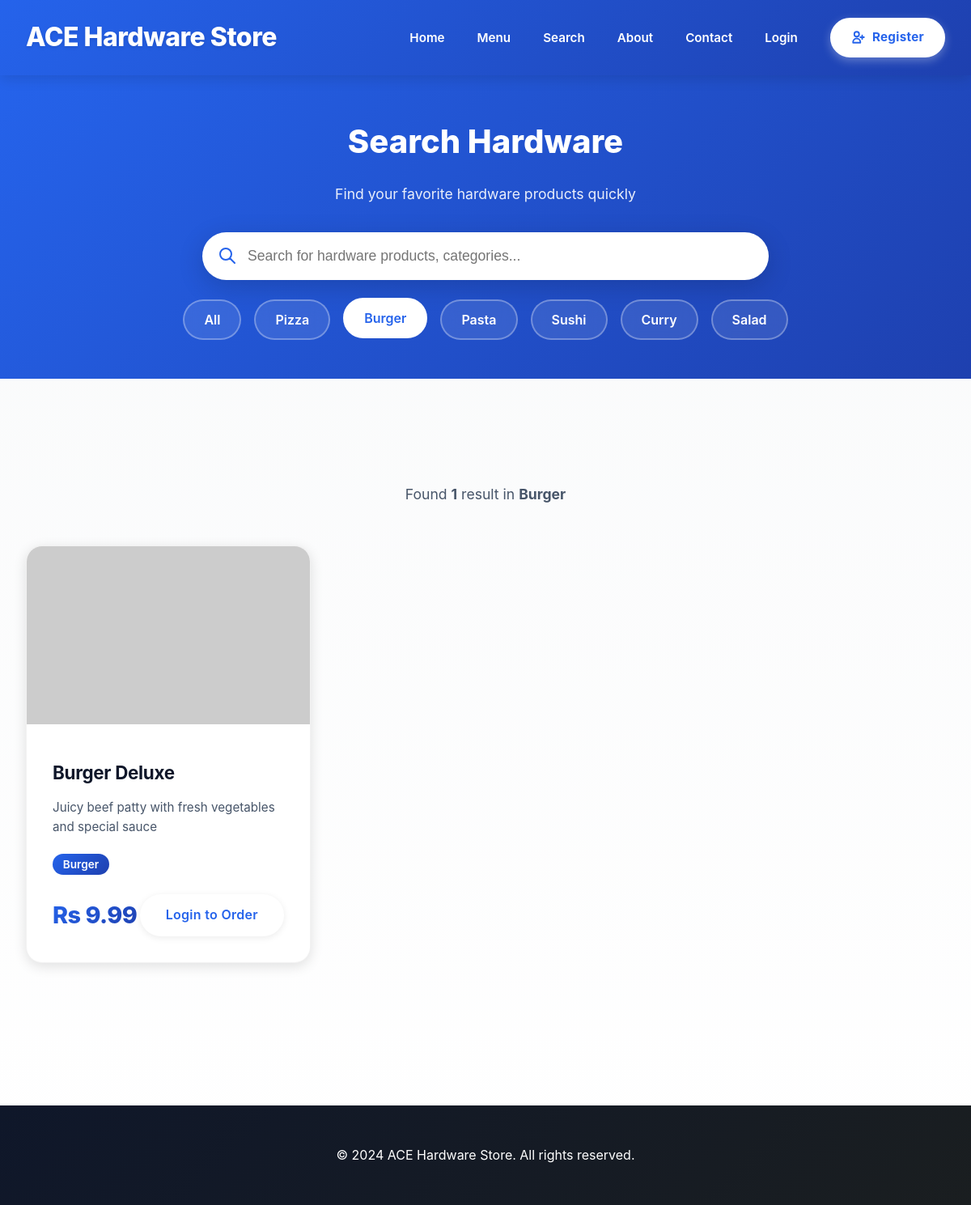
/search.php?category=Burger, run on the app's committed database.
### tables this page shows
CREATE TABLE IF NOT EXISTS products (
    id INT AUTO_INCREMENT PRIMARY KEY,
    name VARCHAR(100) NOT NULL,
    description TEXT,
    price DECIMAL(10,2) NOT NULL,
    image VARCHAR(255),
    category VARCHAR(50),
    status ENUM('active', 'inactive') DEFAULT 'active',
    created_at TIMESTAMP DEFAULT CURRENT_TIMESTAMP
);

### config/session.php (called while the page is built, shortened)
<?php
function isLoggedIn() {
    return isset($_SESSION['user_id']);
}
?>

### search.php (the view, shortened to what this page needs)
<?php
require_once 'config/session.php';
$conn = getDBConnection();
$search_query = isset($_GET['q']) ? trim($_GET['q']) : '';
$category_filter = isset($_GET['category']) ? $_GET['category'] : '';
$where = "WHERE status = 'active'";
$params = [];
if ($category_filter) {
    $where .= " AND category = ?";
    $params[] = $category_filter;
}
$products_query = "SELECT * FROM products $where ORDER BY name";
if (!empty($params)) {
    $stmt = $conn->prepare($products_query);
    $types = str_repeat('s', count($params));
    $stmt->bind_param($types, ...$params);
    $stmt->execute();
    $products_result = $stmt->get_result();
} else {
    $products_result = $conn->query($products_query);
}
$categories_query = "SELECT DISTINCT category FROM products WHERE status = 'active'";
$categories_result = $conn->query($categories_query);
$total_results = $products_result->num_rows;
?>
<!DOCTYPE html>
<html lang="en">
<head>
    <link rel="stylesheet" href="assets/css/style.css">
</head>
<body>
    <header>
        <nav>
            <a href="index.php" class="logo">ACE Hardware Store</a>
            <ul class="nav-links">
                <li><a href="index.php">Home</a></li>
                <li><a href="menu.php">Menu</a></li>
                <li><a href="search.php">Search</a></li>
                <li><a href="about.php">About</a></li>
                <li><a href="contact.php">Contact</a></li>
                <?php if (isLoggedIn()): ?>
                    <li><a href="cart.php">Cart</a></li>
                    <li><a href="wishlist.php">Wishlist</a></li>
                    <li><a href="orders.php">Orders</a></li>
                    <li><a href="profile.php">Profile</a></li>
                    <li><a href="logout.php">Logout</a></li>
                <?php else: ?>
                    <li><a href="customer_login.php">Login</a></li>
                    <li><a href="customer_register.php" class="btn btn-register" style="display: inline-flex; align-items: center; gap: 0.5rem;">
                        <svg width="18" height="18" fill="none" stroke="currentColor" viewBox="0 0 24 24" stroke-width="2.5">
                            <path stroke-linecap="round" stroke-linejoin="round" d="M18 9v3m0 0v3m0-3h3m-3 0h-3m-2-5a4 4 0 11-8 0 4 4 0 018 0zM3 20a6 6 0 0112 0v1H3v-1z"/>
                        </svg>
                        Register
                    </a></li>
                <?php endif; ?>
            </ul>
        </nav>
    </header>
    <div class="search-header">
        <h1 style="font-size: 2.5rem; margin-bottom: 1rem; font-weight: 800;">Search Hardware</h1>
        <p style="font-size: 1.1rem; opacity: 0.9; margin-bottom: 2rem;">Find your favorite hardware products quickly</p>
        <form method="GET" action="search.php" class="search-box">
            <svg class="search-icon" fill="none" stroke="currentColor" viewBox="0 0 24 24">
                <path stroke-linecap="round" stroke-linejoin="round" stroke-width="2" d="M21 21l-6-6m2-5a7 7 0 11-14 0 7 7 0 0114 0z"/>
            </svg>
            <input type="text"
                   name="q"
                   class="search-input"
                   placeholder="Search for hardware products, categories..."
                   value="<?php echo htmlspecialchars($search_query); ?>"
                   autofocus>
        </form>
        <div class="search-filters">
            <a href="search.php<?php echo $search_query ? '?q=' . urlencode($search_query) : ''; ?>"
               class="filter-btn <?php echo !$category_filter ? 'active' : ''; ?>">
                All
            </a>
            <?php
            $categories_result->data_seek(0);
            while ($cat = $categories_result->fetch_assoc()):
            ?>
                <a href="search.php?<?php echo $search_query ? 'q=' . urlencode($search_query) . '&' : ''; ?>category=<?php echo urlencode($cat['category']); ?>"
                   class="filter-btn <?php echo $category_filter === $cat['category'] ? 'active' : ''; ?>">
                    <?php echo htmlspecialchars($cat['category']); ?>
                </a>
            <?php endwhile; ?>
        </div>
    </div>
    <div class="container">
        <?php if ($search_query || $category_filter): ?>
            <div class="results-info">
                Found <strong><?php echo $total_results; ?></strong> result<?php echo $total_results != 1 ? 's' : ''; ?>
                <?php if ($category_filter): ?>
                    in <strong><?php echo htmlspecialchars($category_filter); ?></strong>
                <?php endif; ?>
            </div>
        <?php endif; ?>
        <?php if ($total_results > 0): ?>
            <div class="food-grid">
                <?php while ($product = $products_result->fetch_assoc()): ?>
                    <div class="food-card" id="product-<?php echo $product['id']; ?>">
                        <img src="<?php echo !empty($product['image']) ? htmlspecialchars($product['image']) : 'https://images.unsplash.com/photo-1546069901-ba9599a7e63c?w=400&h=300&fit=crop'; ?>"
                             alt="<?php echo htmlspecialchars($product['name']); ?>"
                             onerror="this.src='https://via.placeholder.com/400x300?text=Hardware+Image'">
                        <div class="food-card-content">
                            <h3><?php echo htmlspecialchars($product['name']); ?></h3>
                            <p><?php echo htmlspecialchars($product['description']); ?></p>
                            <div style="margin: 0.5rem 0;">
                                <span style="background: var(--gradient-primary); color: var(--white); padding: 0.3rem 0.8rem; border-radius: 20px; font-size: 0.85rem; font-weight: 600;">
                                    <?php echo htmlspecialchars($product['category']); ?>
                                </span>
                            </div>
                            <div class="food-card-footer">
                                <span class="price">Rs <?php echo number_format($product['price'], 2); ?></span>
                                <div style="display: flex; gap: 0.5rem;">
                                    <?php if (isLoggedIn()): ?>
                                        <a href="menu.php?add_cart=<?php echo $product['id']; ?>" class="btn btn-primary">Add to Cart</a>
                                        <a href="menu.php?add_wishlist=<?php echo $product['id']; ?>" class="btn btn-secondary">❤️</a>
                                    <?php else: ?>
                                        <a href="customer_login.php" class="btn btn-primary">Login to Order</a>
                                    <?php endif; ?>
                                </div>
                            </div>
                        </div>
                    </div>
                <?php endwhile; ?>
            </div>
        <?php endif; ?>
    </div>
    <footer>
        <p>&copy; 2024 ACE Hardware Store. All rights reserved.</p>
    </footer>
</body>
</html>

### search.php (style rules this page uses)
.search-header { background: var(--gradient-primary); padding: 3rem 2rem; text-align: center; color: var(--white); margin-bottom: 3rem; }
.search-box { max-width: 700px; margin: 0 auto; position: relative; }
.search-input { width: 100%; padding: 1.2rem 1.2rem 1.2rem 3.5rem; border: none; border-radius: 50px; font-size: 1.1rem; box-shadow: var(--shadow-lg); transition: all 0.3s ease; }
.search-icon { position: absolute; left: 1.2rem; top: 50%; transform: translateY(-50%); width: 24px; height: 24px; color: var(--primary-color); }
.search-filters { display: flex; justify-content: center; gap: 1rem; margin-top: 1.5rem; flex-wrap: wrap; }
.filter-btn { padding: 0.6rem 1.5rem; border: 2px solid rgba(255,255,255,0.3); background: rgba(255,255,255,0.1); color: var(--white); border-radius: 25px; text-decoration: none; font-weight: 600; transition: all 0.3s ease; backdrop-filter: blur(10px); }
.filter-btn:hover, .filter-btn.active { background: var(--white); color: var(--primary-color); border-color: var(--white); transform: translateY(-2px); }
.results-info { text-align: center; margin: 2rem 0; color: var(--dark-light); font-size: 1.1rem; }

### data on the page
products: name "Burger Deluxe", description "Juicy beef patty with fresh vegetables and special sauce", category "Burger", price "9.99"

### other printed values
$cat['category'] "Pizza"
$cat['category'] "Burger"
$cat['category'] "Pasta"
$cat['category'] "Sushi"
$cat['category'] "Curry"
$cat['category'] "Salad"
$total_results "1"
$category_filter "Burger"
